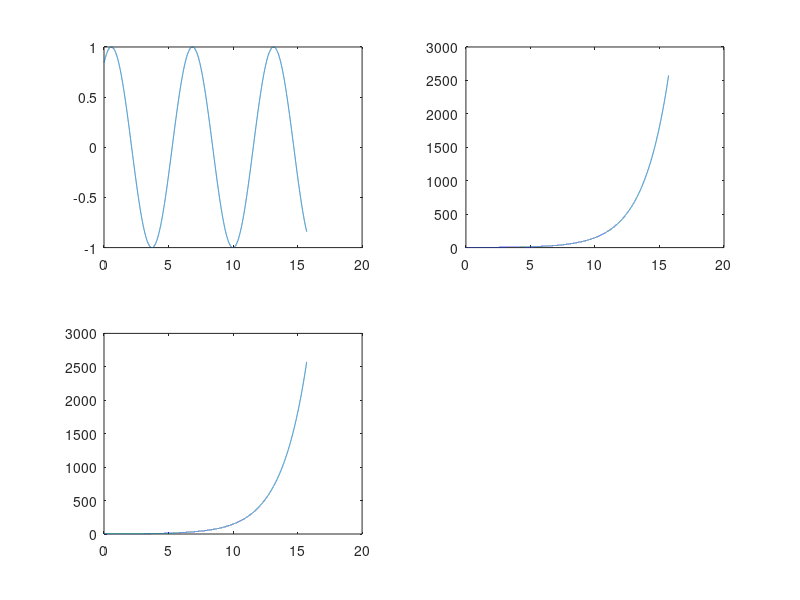

Write MATLAB code to recreate this figure.
x=0:1/1000:5*pi;
y1=sin(x+1);
y2=exp(0.5.*x);
y3=y1+y2;
subplot(2,2,1)
plot(x,y1)
subplot(2,2,2)
plot(x,y2)
subplot(2,2,3)
plot(x,y3)
